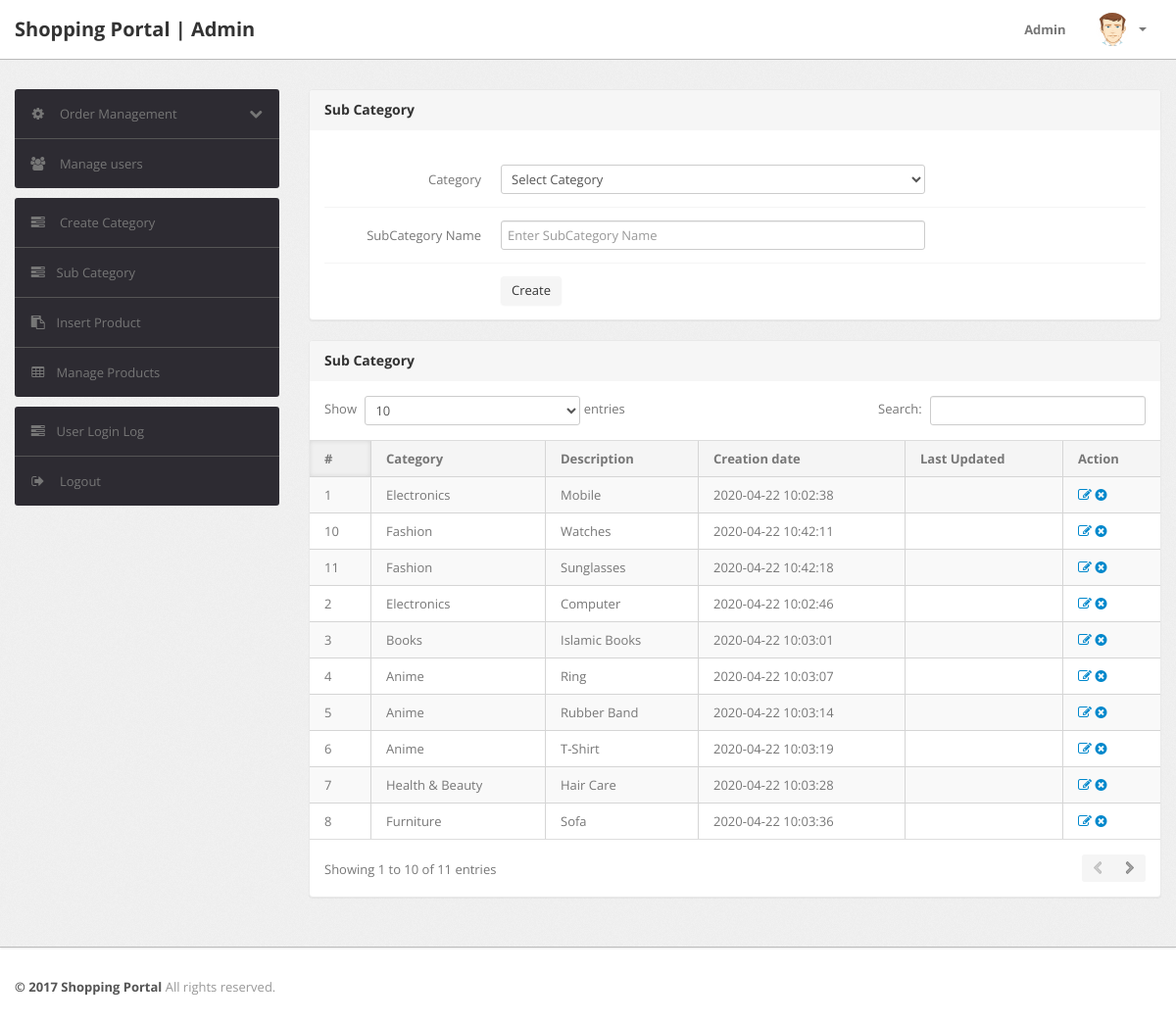
Page /admin/subcategory.php (signed in) on the committed database.
### tables this page shows
CREATE TABLE `subcategory` (
  `id` int(11) NOT NULL,
  `categoryid` int(11) DEFAULT NULL,
  `subcategory` varchar(255) DEFAULT NULL,
  `creationDate` timestamp NULL DEFAULT current_timestamp(),
  `updationDate` varchar(255) DEFAULT NULL
);

CREATE TABLE `category` (
  `id` int(11) NOT NULL,
  `categoryName` varchar(255) DEFAULT NULL,
  `categoryDescription` longtext DEFAULT NULL,
  `creationDate` timestamp NOT NULL DEFAULT current_timestamp(),
  `updationDate` varchar(255) DEFAULT NULL
);

### admin/subcategory.php (the view, shortened to what this page needs)
<?php
include('include/config.php');
if(strlen($_SESSION['alogin'])==0)
	{
header('location:index.php');
}
else{
?>
<!DOCTYPE html>
<html lang="en">
<head>
	<link type="text/css" href="bootstrap/css/bootstrap.min.css" rel="stylesheet">
	<link type="text/css" href="bootstrap/css/bootstrap-responsive.min.css" rel="stylesheet">
	<link type="text/css" href="css/theme.css" rel="stylesheet">
	<link type="text/css" href="images/icons/css/font-awesome.css" rel="stylesheet">
</head>
<body>
<?php include('include/header.php');?>
	<div class="wrapper">
		<div class="container">
			<div class="row">
<?php include('include/sidebar.php');?>
			<div class="span9">
					<div class="content">
						<div class="module">
							<div class="module-head">
								<h3>Sub Category</h3>
							</div>
							<div class="module-body">
									<br />
			<form class="form-horizontal row-fluid" name="subcategory" method="post" >
<div class="control-group">
<label class="control-label" for="basicinput">Category</label>
<div class="controls">
<select name="category" class="span8 tip" required>
<option value="">Select Category</option>
</select>
</div>
</div>
<div class="control-group">
<label class="control-label" for="basicinput">SubCategory Name</label>
<div class="controls">
<input type="text" placeholder="Enter SubCategory Name"  name="subcategory" class="span8 tip" required>
</div>
</div>
	<div class="control-group">
											<div class="controls">
												<button type="submit" name="submit" class="btn">Create</button>
											</div>
										</div>
									</form>
							</div>
						</div>
	<div class="module">
							<div class="module-head">
								<h3>Sub Category</h3>
							</div>
							<div class="module-body table">
								<table cellpadding="0" cellspacing="0" border="0" class="datatable-1 table table-bordered table-striped	 display" width="100%">
									<thead>
										<tr>
											<th>#</th>
											<th>Category</th>
											<th>Description</th>
											<th>Creation date</th>
											<th>Last Updated</th>
											<th>Action</th>
										</tr>
									</thead>
									<tbody>
<?php $query=mysqli_query($con,"select subcategory.id,category.categoryName,subcategory.subcategory,subcategory.creationDate,subcategory.updationDate from subcategory join category on category.id=subcategory.categoryid");
$cnt=1;
while($row=mysqli_fetch_array($query))
{
?>
										<tr>
											<td><?php echo htmlentities($cnt);?></td>
											<td><?php echo htmlentities($row['categoryName']);?></td>
											<td><?php echo htmlentities($row['subcategory']);?></td>
											<td> <?php echo htmlentities($row['creationDate']);?></td>
											<td><?php echo htmlentities($row['updationDate']);?></td>
											<td>
											<a href="edit-subcategory.php?id=<?php echo $row['id']?>" ><i class="icon-edit"></i></a>
											<a href="subcategory.php?id=<?php echo $row['id']?>&del=delete" onClick="return confirm('Are you sure you want to delete?')"><i class="icon-remove-sign"></i></a></td>
										</tr>
										<?php $cnt=$cnt+1; } ?>
								</table>
							</div>
						</div>
					</div>
				</div>
			</div>
		</div>
	</div>
<?php include('include/footer.php');?>
</body>
<?php } ?>

### rows in the picture
subcategory: categoryid.categoryName "Electronics", subcategory "Mobile", creationDate "2020-04-22 10:02:38"
subcategory: categoryid.categoryName "Electronics", subcategory "Computer", creationDate "2020-04-22 10:02:46"
subcategory: categoryid.categoryName "Books", subcategory "Islamic Books", creationDate "2020-04-22 10:03:01"
subcategory: categoryid.categoryName "Anime", subcategory "Ring", creationDate "2020-04-22 10:03:07"
subcategory: categoryid.categoryName "Anime", subcategory "Rubber Band", creationDate "2020-04-22 10:03:14"
subcategory: categoryid.categoryName "Anime", subcategory "T-Shirt", creationDate "2020-04-22 10:03:19"
subcategory: categoryid.categoryName "Health & Beauty", subcategory "Hair Care", creationDate "2020-04-22 10:03:28"
subcategory: categoryid.categoryName "Furniture", subcategory "Sofa", creationDate "2020-04-22 10:03:36"
subcategory: categoryid.categoryName "Fashion", subcategory "Watches", creationDate "2020-04-22 10:42:11"
subcategory: categoryid.categoryName "Fashion", subcategory "Sunglasses", creationDate "2020-04-22 10:42:18"
